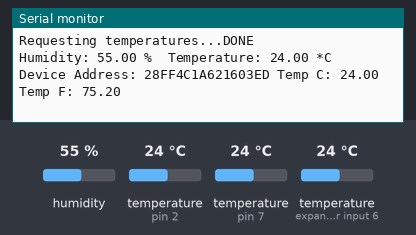
Recording of a sketch running on a simulated Arduino Uno, built with avr-gcc and run on an emulated ATmega328P. Parts: the last lines printed to the serial monitor. The test bench sets the inputs (shaded band); at power-on: temperature (sensors on pin 2, pin 7, expander input 6) 24 °C, humidity 55 %.

Above: at 1.3 s.
1.4 s: temperature (sensor on pin 2) set to 41 °C
At 1.59 s:
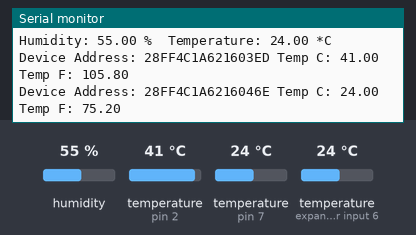
7.6 s: temperature (sensor on pin 7) set to 7 °C
At 7.81 s:
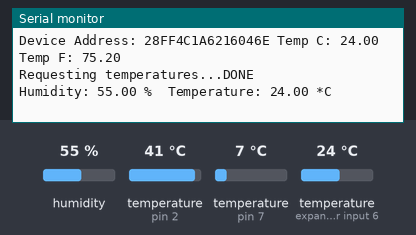
13.8 s: temperature (sensor on expander input 6) set to 41 °C
At 16.44 s:
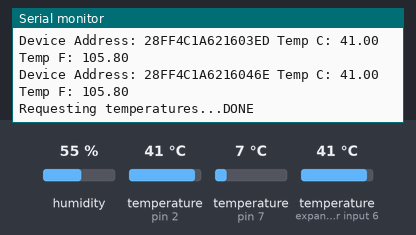
20.0 s: temperature (sensor on pin 2) set to 12 °C
At 20.06 s:
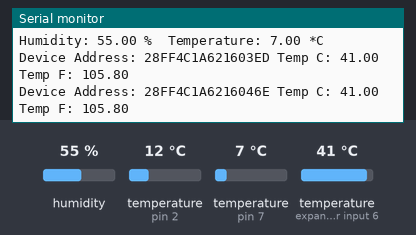
26.2 s: temperature (sensor on pin 7) set to 12 °C
At 26.35 s:
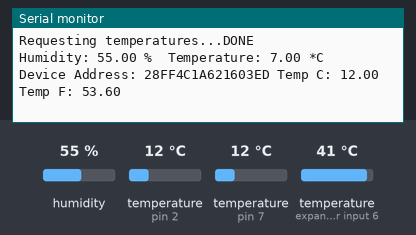
32.4 s: temperature (sensor on expander input 6) set to 12 °C
At 32.43 s:
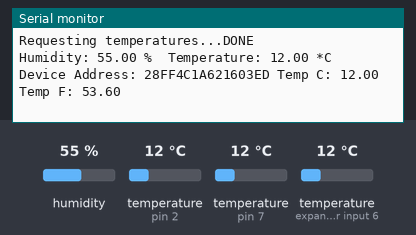
Timing chart, 0 to 35.4 s (numbered marks = the images above; inputs shaded):
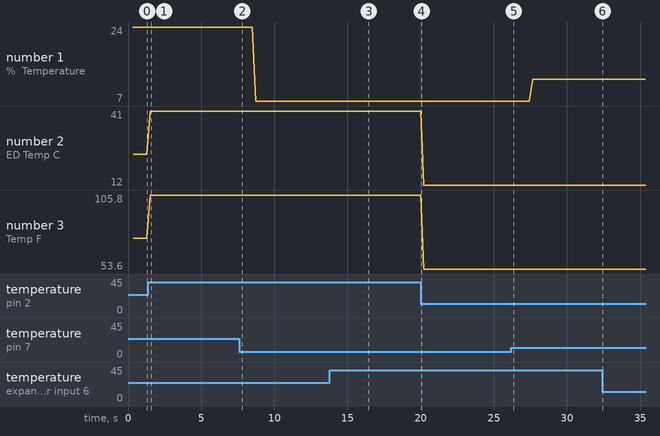

Measured:
- after the input at 1.4 s, the serial monitor: prints a new line after 0.12 s (image 1)
- after the input at 13.8 s, the serial monitor: prints a new line after 0.17 s (image 3)
- plotted number 1: 24 → 7 after the input at 7.6 s
- plotted number 2: 24 → 41 after the input at 1.4 s, 41 → 12 after the input at 20.0 s
- plotted number 3: 75.2 → 105.8 after the input at 1.4 s, 105.8 → 53.6 after the input at 20.0 s

The sketch:

ds18b20_Multiple_test.ino
```cpp
#include <OneWire.h>
#include <DallasTemperature.h>
#include "DHT.h"


// Data wire is plugged into port 2 on the Arduino
#define ONE_WIRE_BUS 2
#define TEMPERATURE_PRECISION 9
#define DHTPIN 7
#define DHTTYPE DHT22

DHT dht(DHTPIN, DHTTYPE);

// Setup a oneWire instance to communicate with any OneWire devices (not just Maxim/Dallas temperature ICs)
OneWire oneWire(ONE_WIRE_BUS);

// Pass our oneWire reference to Dallas Temperature.
DallasTemperature sensors(&oneWire);

// arrays to hold device addresses
DeviceAddress insideThermometer,outsideThermometer;

//DeviceAddress insideThermometer = { 0x28, 0xFE, 0x78, 0x27, 0x05, 0x00, 0x00, 0xEF };
// DeviceAddress outsideThermometer = { 0x28, 0xC1, 0x73, 0x6D, 0x05, 0x0, 0x0, 0xAD };

void setup(void)
{
  // start serial port
  Serial.begin(9600);
  Serial.println("Dallas Temperature IC Control Library Demo");
  dht.begin();
  // Start up the library
  sensors.begin();

  // locate devices on the bus
  Serial.print("Locating devices...");
  Serial.print("Found ");
  Serial.print(sensors.getDeviceCount(), DEC);
  Serial.println(" devices.");

  // report parasite power requirements
  Serial.print("Parasite power is: ");
  if (sensors.isParasitePowerMode()) Serial.println("ON");
  else Serial.println("OFF");

  // assign address manually.  the addresses below will beed to be changed
  // to valid device addresses on your bus.  device address can be retrieved
  // by using either oneWire.search(deviceAddress) or individually via
  // sensors.getAddress(deviceAddress, index)
  //insideThermometer = { 0x28, 0xFE, 0x78, 0x27, 0x05, 0x00, 0x00, 0xEF };
  //outsideThermometer   = { 0x28, 0xC1, 0x73, 0x6D, 0x05, 0x0, 0x0, 0xAD };

  // search for devices on the bus and assign based on an index.  ideally,
  // you would do this to initially discover addresses on the bus and then
  // use those addresses and manually assign them (see above) once you know
  // the devices on your bus (and assuming they don't change).
  //
  // method 1: by index
  if (!sensors.getAddress(insideThermometer, 0)) Serial.println("Unable to find address for Device 0");
  if (!sensors.getAddress(outsideThermometer, 1)) Serial.println("Unable to find address for Device 1");

  // method 2: search()
  // search() looks for the next device. Returns 1 if a new address has been
  // returned. A zero might mean that the bus is shorted, there are no devices,
  // or you have already retrieved all of them.  It might be a good idea to
  // check the CRC to make sure you didn't get garbage.  The order is
  // deterministic. You will always get the same devices in the same order
  //
  // Must be called before search()
  oneWire.reset_search();
  // assigns the first address found to insideThermometer
  if (!oneWire.search(insideThermometer)) Serial.println("Unable to find address for insideThermometer");
  // assigns the seconds address found to outsideThermometer
  if (!oneWire.search(outsideThermometer)) Serial.println("Unable to find address for outsideThermometer");

  // show the addresses we found on the bus
  Serial.print("Device 0 Address (Inside): ");
  printAddress(insideThermometer);
  Serial.println();

  Serial.print("Device 1 Address (Outside): ");
  printAddress(outsideThermometer);
  Serial.println();

  // set the resolution to 9 bit
  sensors.setResolution(insideThermometer, TEMPERATURE_PRECISION);
  sensors.setResolution(outsideThermometer, TEMPERATURE_PRECISION);

  Serial.print("Device 0 Resolution: ");
  Serial.print(sensors.getResolution(insideThermometer), DEC);
  Serial.println();

  Serial.print("Device 1 Resolution: ");
  Serial.print(sensors.getResolution(outsideThermometer), DEC);
  Serial.println();
}

// function to print a device address
void printAddress(DeviceAddress deviceAddress)
{
  for (uint8_t i = 0; i < 8; i++)
  {
    // zero pad the address if necessary
    if (deviceAddress[i] < 16) Serial.print("0");
    Serial.print(deviceAddress[i], HEX);
  }
}

// function to print the temperature for a device
void printTemperature(DeviceAddress deviceAddress)
{
  float tempC = sensors.getTempC(deviceAddress);
  Serial.print("Temp C: ");
  Serial.print(tempC);
  Serial.print(" Temp F: ");
  Serial.print(DallasTemperature::toFahrenheit(tempC));
}

// function to print a device's resolution
void printResolution(DeviceAddress deviceAddress)
{
  Serial.print("Resolution: ");
  Serial.print(sensors.getResolution(deviceAddress));
  Serial.println();
}

// main function to print information about a device
void printData(DeviceAddress deviceAddress)
{
  Serial.print("Device Address: ");
  printAddress(deviceAddress);
  Serial.print(" ");
  printTemperature(deviceAddress);
  Serial.println();
}

void getDHT()
{
  // Reading temperature or humidity takes about 250 milliseconds!
  // Sensor readings may also be up to 2 seconds 'old' (its a very slow sensor)
  float h = dht.readHumidity();
  float t = dht.readTemperature();
  // check if returns are valid, if they are NaN (not a number) then something went wrong!
  if (isnan(t) || isnan(h)) {
    Serial.println("Failed to read from DHT");
  } else {
    Serial.print("Humidity: ");
    Serial.print(h);
    Serial.print(" %\t");
    Serial.print("Temperature: ");
    Serial.print(t);
    Serial.println(" *C");
  }
}

void loop(void)
{
  // call sensors.requestTemperatures() to issue a global temperature
  // request to all devices on the bus
  Serial.print("Requesting temperatures...");
  sensors.requestTemperatures();
  Serial.println("DONE");

  getDHT();

  // print the device information
  printData(insideThermometer);
  printData(outsideThermometer);
}
```
